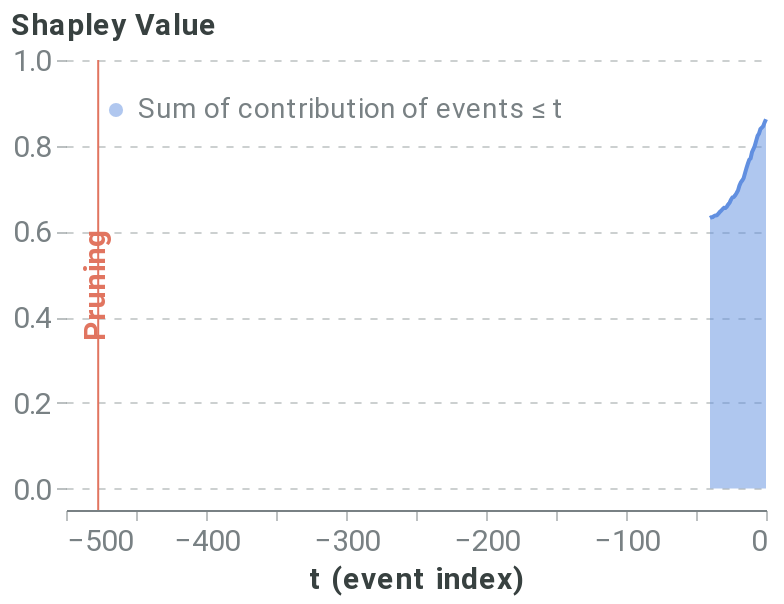

Here is the notebook cell this chart was saved with:
### Code cell
pruning_dict = {'tol': 0.025,}
coal_plot_data, coal_prun_idx = local_pruning(f, pos_x_data, pruning_dict, average_event, positive_sequence_id, sequence_id_feat, False)
# coal_prun_idx is in negative terms
pruning_idx = pos_x_data.shape[1] + coal_prun_idx
pruning_plot = plot_temp_coalition_pruning(coal_plot_data, coal_prun_idx, 40)
pruning_plot

### Figure 1 — Vega-Lite specification as saved in the notebook (floating-point values rounded to 4 significant figures)
{"config": {"axis": {"domain": true, "domainColor": "#798184", "grid": false, "gridColor": "#798184", "gridOpacity": 0.5, "gridDash": [3, 5], "gridWidth": 0.8, "gridCap": "round", "labelPadding": 3, "labelFont": "Roboto", "labelColor": "#798184", "tickSize": 5, "tickColor": "#798184", "tickOpacity": 0.5, "titleColor": "#384140", "titleFont": "Roboto", "titleFontSize": 12}, "axisBand": {"domain": true, "ticks": false, "labelPadding": 7}, "axisY": {"domain": false, "titleAlign": "left", "titleAngle": 0, "titleX": -20, "titleY": -10}, "legend": {"labelColor": "#798184", "labelFontSize": 12, "symbolSize": 40, "titleColor": "#384140", "titleFontSize": 12, "titlePadding": 10, "titleFont": "Roboto", "labelFont": "Roboto"}, "line": {"stroke": "#618FE0", "strokeWidth": 2}, "rule": {"stroke": "#798184"}, "path": {"stroke": "#618FE0", "strokeWidth": 0.5}, "rect": {"fill": "#618FE0"}, "point": {"filled": true, "shape": "circle"}, "shape": {"stroke": "#618FE0"}, "bar": {"fill": "#618FE0", "stroke": null}, "text": {"font": "Roboto", "color": "#384140", "fontSize": 12}, "arc": {"stroke": "#fff", "strokeWidth": 1}, "range": {"category": ["#618FE0", "#50D0B0", "#E17560", "#E8B474", "#D889C4", "#34A3BC", "#A583A4"], "ramp": ["#001854", "#002f72", "#04478e", "#1e5fab", "#4477c5", "#6290e1", "#7ea9fd", "#9ec7ff", "#bde4ff"], "heatmap": ["#001854", "#002f72", "#04478e", "#1e5fab", "#4477c5", "#6290e1", "#7ea9fd", "#9ec7ff", "#bde4ff"], "diverging": ["#003b26", "#006b52", "#1aa082", "#55d5b5", "#f5f5f5", "#ffaa92", "#d16f5b", "#9e392c", "#650200"]}, "title": {"anchor": "start", "fontSize": 20, "color": "#384140", "fontWeight": "bold", "offset": 20, "font": "Roboto", "subtitleColor": "#384140", "subtitleFontSize": 16}, "header": {"labelFontSize": 12, "titleFontSize": 16, "labelColor": "#384140", "titleColor": "#384140", "titleFont": "Roboto", "labelFont": "Roboto"}, "group": {"fill": "white"}, "background": "white", "view": {"stroke": "transparent", "continuousHeight": 300, "continuousWidth": 400}}, "layer": [{"mark": {"type": "area", "opacity": 0.5}, "encoding": {"color": {"type": "nominal", "field": "Coalition", "legend": {"fillColor": "white", "labelFontSize": 14, "labelLimit": 0, "orient": "top-left", "symbolSize": 50, "symbolStrokeWidth": 0, "title": null}, "scale": {"domain": ["Sum of contribution of events ≤ t"], "range": ["#618FE0"]}}, "x": {"type": "quantitative", "axis": {"labelFontSize": 15, "title": "t (event index)", "titleFontSize": 15}, "field": "t (event index)"}, "y": {"type": "quantitative", "axis": {"grid": true, "labelFontSize": 15, "titleFontSize": 15, "titleX": -28}, "field": "Shapley Value", "scale": {"domain": [-0.05, 1]}}}}, {"mark": "line", "encoding": {"color": {"type": "nominal", "field": "Coalition", "legend": {"fillColor": "white", "labelFontSize": 14, "labelLimit": 0, "orient": "top-left", "symbolSize": 50, "symbolStrokeWidth": 0, "title": null}, "scale": {"domain": ["Sum of contribution of events ≤ t"], "range": ["#618FE0"]}}, "x": {"type": "quantitative", "axis": {"labelFontSize": 15, "title": "t (event index)", "titleFontSize": 15}, "field": "t (event index)"}, "y": {"type": "quantitative", "axis": {"grid": true, "labelFontSize": 15, "titleFontSize": 15, "titleX": -28}, "field": "Shapley Value", "scale": {"domain": [-0.05, 1]}}}}, {"data": {"name": "data-d0be768d6033efcbbaf281240c4bf6f9"}, "mark": {"type": "rule", "color": "#E17560"}, "encoding": {"x": {"type": "quantitative", "field": "x"}}}, {"data": {"name": "data-7852914258edcf7d2c355cee63d61ae6"}, "mark": {"type": "text", "angle": 270, "color": "#E17560", "fontSize": 15, "fontWeight": "bold", "text": "Pruning"}, "encoding": {"x": {"type": "quantitative", "field": "x"}}}], "data": {"name": "data-c6cfed4259ef357ccbc484a604b969d6"}, "height": 225, "width": 350, "$schema": "https://vega.github.io/schema/vega-lite/v4.8.1.json", "datasets": {"data-c6cfed4259ef357ccbc484a604b969d6": [{"Coalition": "Sum of contribution of events > t", "t (event index)": 0, "Shapley Value": 0.0}, {"Coalition": "Sum of contribution of events ≤ t", "t (event index)": 0, "Shapley Value": 0.8619}, {"Coalition": "Sum of contribution of events > t", "t (event index)": -1, "Shapley Value": 0.007448}, {"Coalition": "Sum of contribution of events ≤ t", "t (event index)": -1, "Shapley Value": 0.8544}, {"Coalition": "Sum of contribution of events > t", "t (event index)": -2, "Shapley Value": 0.01638}, {"Coalition": "Sum of contribution of events ≤ t", "t (event index)": -2, "Shapley Value": 0.8455}, {"Coalition": "Sum of contribution of events > t", "t (event index)": -3, "Shapley Value": 0.01994}, {"Coalition": "Sum of contribution of events ≤ t", "t (event index)": -3, "Shapley Value": 0.842}, {"Coalition": "Sum of contribution of events > t", "t (event index)": -4, "Shapley Value": 0.0233}, {"Coalition": "Sum of contribution of events ≤ t", "t (event index)": -4, "Shapley Value": 0.8386}, {"Coalition": "Sum of contribution of events > t", "t (event index)": -5, "Shapley Value": 0.03373}, {"Coalition": "Sum of contribution of events ≤ t", "t (event index)": -5, "Shapley Value": 0.8282}, {"Coalition": "Sum of contribution of events > t", "t (event index)": -6, "Shapley Value": 0.03905}, {"Coalition": "Sum of contribution of events ≤ t", "t (event index)": -6, "Shapley Value": 0.8228}, {"Coalition": "Sum of contribution of events > t", "t (event index)": -7, "Shapley Value": 0.05042}, {"Coalition": "Sum of contribution of events ≤ t", "t (event index)": -7, "Shapley Value": 0.8115}, {"Coalition": "Sum of contribution of events > t", "t (event index)": -8, "Shapley Value": 0.06226}, {"Coalition": "Sum of contribution of events ≤ t", "t (event index)": -8, "Shapley Value": 0.7996}, {"Coalition": "Sum of contribution of events > t", "t (event index)": -9, "Shapley Value": 0.07004}, {"Coalition": "Sum of contribution of events ≤ t", "t (event index)": -9, "Shapley Value": 0.7919}, {"Coalition": "Sum of contribution of events > t", "t (event index)": -10, "Shapley Value": 0.07706}, {"Coalition": "Sum of contribution of events ≤ t", "t (event index)": -10, "Shapley Value": 0.7848}, {"Coalition": "Sum of contribution of events > t", "t (event index)": -11, "Shapley Value": 0.09172}, {"Coalition": "Sum of contribution of events ≤ t", "t (event index)": -11, "Shapley Value": 0.7702}, {"Coalition": "Sum of contribution of events > t", "t (event index)": -12, "Shapley Value": 0.09479}, {"Coalition": "Sum of contribution of events ≤ t", "t (event index)": -12, "Shapley Value": 0.7671}, {"Coalition": "Sum of contribution of events > t", "t (event index)": -13, "Shapley Value": 0.1045}, {"Coalition": "Sum of contribution of events ≤ t", "t (event index)": -13, "Shapley Value": 0.7574}, {"Coalition": "Sum of contribution of events > t", "t (event index)": -14, "Shapley Value": 0.1146}, {"Coalition": "Sum of contribution of events ≤ t", "t (event index)": -14, "Shapley Value": 0.7473}, {"Coalition": "Sum of contribution of events > t", "t (event index)": -15, "Shapley Value": 0.1261}, {"Coalition": "Sum of contribution of events ≤ t", "t (event index)": -15, "Shapley Value": 0.7358}, {"Coalition": "Sum of contribution of events > t", "t (event index)": -16, "Shapley Value": 0.1377}, {"Coalition": "Sum of contribution of events ≤ t", "t (event index)": -16, "Shapley Value": 0.7242}, {"Coalition": "Sum of contribution of events > t", "t (event index)": -17, "Shapley Value": 0.1431}, {"Coalition": "Sum of contribution of events ≤ t", "t (event index)": -17, "Shapley Value": 0.7188}, {"Coalition": "Sum of contribution of events > t", "t (event index)": -18, "Shapley Value": 0.1476}, {"Coalition": "Sum of contribution of events ≤ t", "t (event index)": -18, "Shapley Value": 0.7143}, {"Coalition": "Sum of contribution of events > t", "t (event index)": -19, "Shapley Value": 0.1553}, {"Coalition": "Sum of contribution of events ≤ t", "t (event index)": -19, "Shapley Value": 0.7066}, {"Coalition": "Sum of contribution of events > t", "t (event index)": -20, "Shapley Value": 0.1663}, {"Coalition": "Sum of contribution of events ≤ t", "t (event index)": -20, "Shapley Value": 0.6956}, {"Coalition": "Sum of contribution of events > t", "t (event index)": -21, "Shapley Value": 0.1723}, {"Coalition": "Sum of contribution of events ≤ t", "t (event index)": -21, "Shapley Value": 0.6896}, {"Coalition": "Sum of contribution of events > t", "t (event index)": -22, "Shapley Value": 0.1775}, {"Coalition": "Sum of contribution of events ≤ t", "t (event index)": -22, "Shapley Value": 0.6844}, {"Coalition": "Sum of contribution of events > t", "t (event index)": -23, "Shapley Value": 0.1817}, {"Coalition": "Sum of contribution of events ≤ t", "t (event index)": -23, "Shapley Value": 0.6802}, {"Coalition": "Sum of contribution of events > t", "t (event index)": -24, "Shapley Value": 0.1825}, {"Coalition": "Sum of contribution of events ≤ t", "t (event index)": -24, "Shapley Value": 0.6794}, {"Coalition": "Sum of contribution of events > t", "t (event index)": -25, "Shapley Value": 0.1876}, {"Coalition": "Sum of contribution of events ≤ t", "t (event index)": -25, "Shapley Value": 0.6743}, {"Coalition": "Sum of contribution of events > t", "t (event index)": -26, "Shapley Value": 0.1947}, {"Coalition": "Sum of contribution of events ≤ t", "t (event index)": -26, "Shapley Value": 0.6672}, {"Coalition": "Sum of contribution of events > t", "t (event index)": -27, "Shapley Value": 0.1989}, {"Coalition": "Sum of contribution of events ≤ t", "t (event index)": -27, "Shapley Value": 0.663}, {"Coalition": "Sum of contribution of events > t", "t (event index)": -28, "Shapley Value": 0.2041}, {"Coalition": "Sum of contribution of events ≤ t", "t (event index)": -28, "Shapley Value": 0.6578}, {"Coalition": "Sum of contribution of events > t", "t (event index)": -29, "Shapley Value": 0.2071}, {"Coalition": "Sum of contribution of events ≤ t", "t (event index)": -29, "Shapley Value": 0.6548}, {"Coalition": "Sum of contribution of events > t", "t (event index)": -30, "Shapley Value": 0.207}, {"Coalition": "Sum of contribution of events ≤ t", "t (event index)": -30, "Shapley Value": 0.6549}, {"Coalition": "Sum of contribution of events > t", "t (event index)": -31, "Shapley Value": 0.2097}, {"Coalition": "Sum of contribution of events ≤ t", "t (event index)": -31, "Shapley Value": 0.6522}, {"Coalition": "Sum of contribution of events > t", "t (event index)": -32, "Shapley Value": 0.2136}, {"Coalition": "Sum of contribution of events ≤ t", "t (event index)": -32, "Shapley Value": 0.6483}, {"Coalition": "Sum of contribution of events > t", "t (event index)": -33, "Shapley Value": 0.2165}, {"Coalition": "Sum of contribution of events ≤ t", "t (event index)": -33, "Shapley Value": 0.6454}, {"Coalition": "Sum of contribution of events > t", "t (event index)": -34, "Shapley Value": 0.2206}, {"Coalition": "Sum of contribution of events ≤ t", "t (event index)": -34, "Shapley Value": 0.6413}, {"Coalition": "Sum of contribution of events > t", "t (event index)": -35, "Shapley Value": 0.2238}, {"Coalition": "Sum of contribution of events ≤ t", "t (event index)": -35, "Shapley Value": 0.6381}, {"Coalition": "Sum of contribution of events > t", "t (event index)": -36, "Shapley Value": 0.2246}, {"Coalition": "Sum of contribution of events ≤ t", "t (event index)": -36, "Shapley Value": 0.6373}, {"Coalition": "Sum of contribution of events > t", "t (event index)": -37, "Shapley Value": 0.2258}, {"Coalition": "Sum of contribution of events ≤ t", "t (event index)": -37, "Shapley Value": 0.6361}, {"Coalition": "Sum of contribution of events > t", "t (event index)": -38, "Shapley Value": 0.2281}, {"Coalition": "Sum of contribution of events ≤ t", "t (event index)": -38, "Shapley Value": 0.6338}, {"Coalition": "Sum of contribution of events > t", "t (event index)": -39, "Shapley Value": 0.2286}, {"Coalition": "Sum of contribution of events ≤ t", "t (event index)": -39, "Shapley Value": 0.6333}, {"Coalition": "Sum of contribution of events > t", "t (event index)": -40, "Shapley Value": 0.2306}, {"Coalition": "Sum of contribution of events ≤ t", "t (event index)": -40, "Shapley Value": 0.6313}], "data-d0be768d6033efcbbaf281240c4bf6f9": [{"x": -477}], "data-7852914258edcf7d2c355cee63d61ae6": [{"x": -479}]}}
